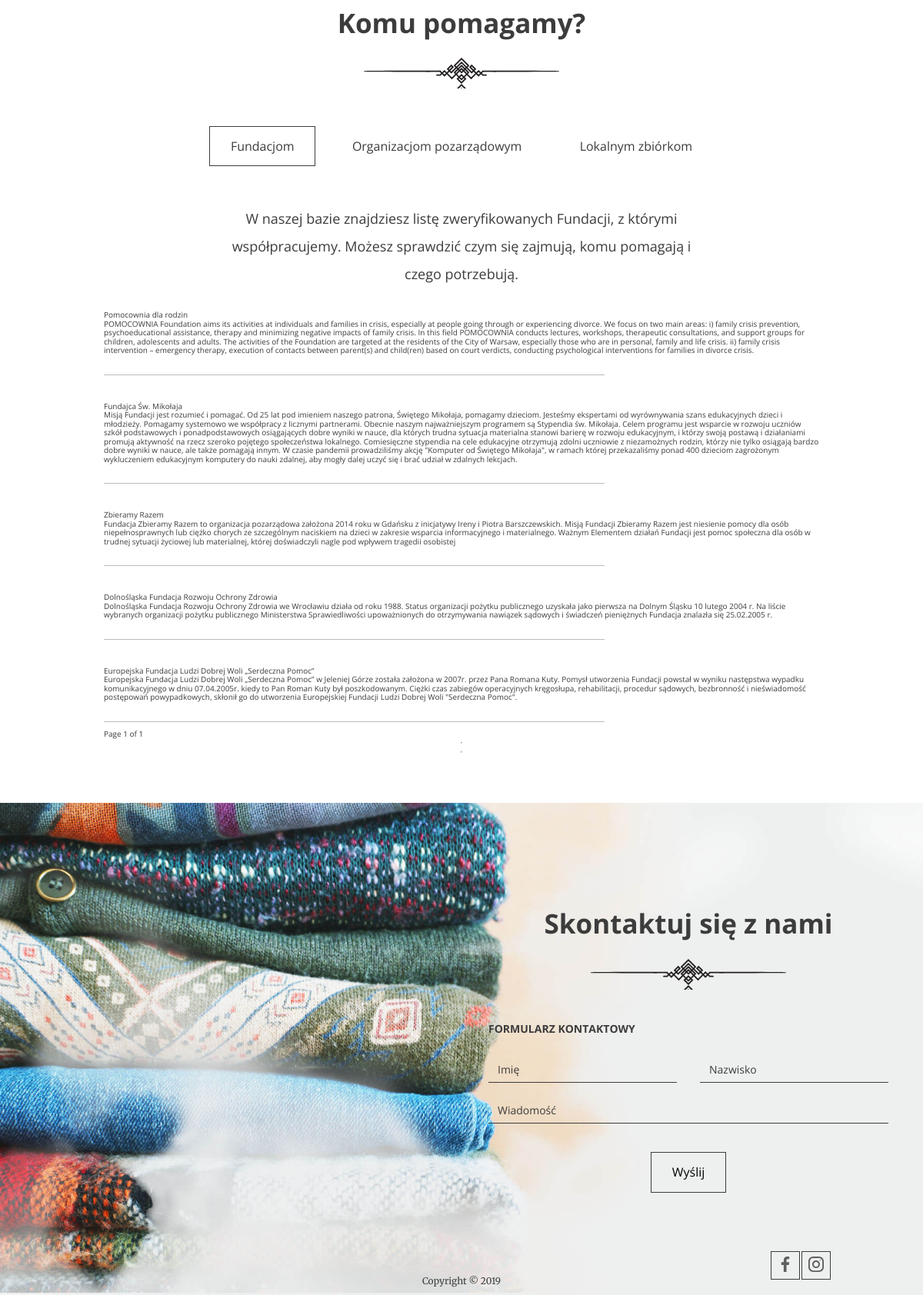
The page /polls/landing_page/ (lower part) on the database as committed earlier.
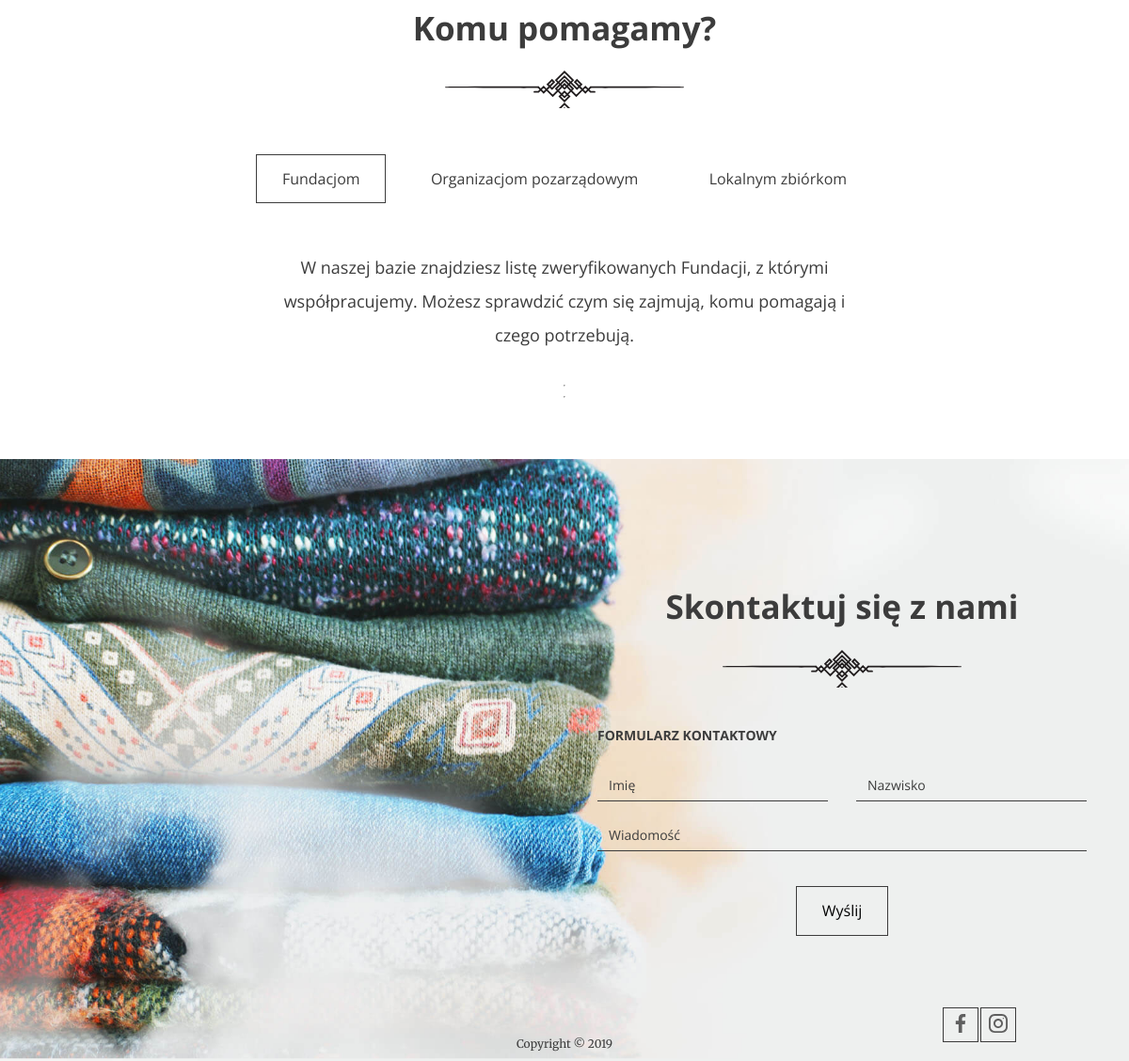
The same page on the database as committed later.
### polls/models.py (models this page shows, shortened)
class Institution(models.Model):
    class InstitutionType(models.TextChoices):
        FOUNDATION = 'FUND', 'Fundacja',
        NON_GOV = 'NGOV', 'Organizacja pozarządowa',
        CHARITY = 'CHAR', 'Zbiórka lokalna',
    institution_type = models.CharField(max_length=4,
                                        choices=InstitutionType.choices,
                                        default=InstitutionType.FOUNDATION)
    name = models.CharField(max_length=128)
    description = models.TextField()
    categories = models.ManyToManyField(Category)
    class Meta:
        verbose_name_plural = ('Instytucje')

### polls/views.py (the view)
# urls.py: path('landing_page/', views.Landing_Page.as_view(), name='landing_page'),
class Landing_Page(View):
    def get(self, request, *args, **kwargs):
        donations = Donation.objects.all()
        foundations = Institution.objects.filter(institution_type='FUND')
        charity = Institution.objects.filter(institution_type='CHAR')
        quantity = sum([donation.quantity for donation in donations])
        institutions = len(set([donation.institution_id for donation in
                                donations]))
        found_paginator = Paginator(foundations, 5)
        ngos = Institution.objects.filter(institution_type='NGOV')
        ngos_paginator = Paginator(ngos, 5)
        charity = Institution.objects.filter(institution_type='CHAR')
        charity_paginator = Paginator(charity, 5)
        page_number = request.GET.get('foundations')
        foundations = found_paginator.get_page(page_number)
        page_number = request.GET.get('page2')
        ngos = ngos_paginator.get_page(page_number)
        page_number = request.GET.get('page3')
        charities = charity_paginator.get_page(page_number)
        context = {
            'quantity': quantity,
            'institutions': institutions,
            'foundations': foundations,
            'ngos': ngos,
            'charitiy': charity
    }
        return render(request, 'index.html', context)

### polls/templates/index.html (shortened to what this page needs)
{% extends 'base.html' %}
{% block content %}
     <section id="help" class="help">
      <h2>Komu pomagamy?</h2>
      <ul class="help--buttons">
        <li data-id="1"><a href="#" class="btn btn--without-border active">Fundacjom</a></li>
        <li data-id="2"><a href="#" class="btn btn--without-border">Organizacjom pozarządowym</a></li>
        <li data-id="3"><a href="#" class="btn btn--without-border">Lokalnym zbiórkom</a></li>
      </ul>
      <div class="help--slides active" data-id="1">
        <p>W naszej bazie znajdziesz listę zweryfikowanych Fundacji, z którymi współpracujemy. Możesz sprawdzić czym się zajmują, komu pomagają i czego potrzebują.</p>
        {% if foundations %}
        <ul class="help--slides-items">
            {% for foundation in foundations %}
          <li>
            <div class="col">
              <div id="foundation_title" class="item_value">{{ foundation.name }}</div>
              <div id="foundation_subtitle" class="item_value">{{ foundation.description }}</div>
            </div>
          </li>
            {% endfor %}
        </ul>
        <span class="step-links pagination">
            <span class="current">
                Page {{ foundations.number }} of {{ foundations.paginator.num_pages }}
            </span>
        </span>
        {% endif %}
      </div>
         <hr />
          <hr />
    </section>
    <footer>
      <div id="contact" class="contact">
        <h2>Skontaktuj się z nami</h2>
        <h3>Formularz kontaktowy</h3>
        <form class="form--contact">
          <div class="form-group form-group--50"><input type="text" name="name" placeholder="Imię" /></div>
          <div class="form-group form-group--50"><input type="text" name="surname" placeholder="Nazwisko" /></div>
          <div class="form-group"><textarea name="message" placeholder="Wiadomość" rows="1"></textarea></div>
          <button class="btn" type="submit">Wyślij</button>
        </form>
      </div>
      <div class="bottom-line">
        <span class="bottom-line--copy">Copyright &copy; 2019</span>
        <div class="bottom-line--icons">
          <a href="#" class="btn btn--small"><img src="images/icon-facebook.svg"/></a>
          <a href="#" class="btn btn--small"><img src="images/icon-instagram.svg"/></a>
        </div>
      </div>
    </footer>
  </body>
</html>
{% endblock %}

Rows that differ between the two databases and show on the page:
removed Institution: name "Pomocownia dla rodzin", description "POMOCOWNIA Foundation aims its activities at individuals and families in crisis, especially at people going through or experiencing divorce. We focus on two main areas: i) family crisis prevention, psychoeducational assistance, therapy and minimizing negative impacts of family crisis. In this field POMOCOWNIA conducts lectures, workshops, therapeutic consultations, and support groups for children, adolescents and adults. The activities of the Foundation are targeted at the residents of the City of Warsaw, especially those who are in personal, family and life crisis. ii) family crisis intervention – emergency therapy, execution of contacts between parent(s) and child(ren) based on court…"
removed Institution: name "Fundajca Św. Mikołaja", description "Misją Fundacji jest rozumieć i pomagać. Od 25 lat pod imieniem naszego patrona, Świętego Mikołaja, pomagamy dzieciom. Jesteśmy ekspertami od wyrównywania szans edukacyjnych dzieci i młodzieży. Pomagamy systemowo we współpracy z licznymi partnerami. Obecnie naszym najważniejszym programem są Stypendia św. Mikołaja. Celem programu jest wsparcie w rozwoju uczniów szkół podstawowych i ponadpodstawowych osiągających dobre wyniki w nauce, dla których trudna sytuacja materialna stanowi barierę w rozwoju edukacyjnym, i którzy swoją postawą i działaniami promują aktywność na rzecz szeroko pojętego społeczeństwa lokalnego. Comiesięczne stypendia na cele edukacyjne otrzymują zdolni uczniowie z…"
removed Institution: name "Zbieramy Razem", description "Fundacja Zbieramy Razem to organizacja pozarządowa założona 2014 roku w Gdańsku z inicjatywy Ireny i Piotra Barszczewskich. Misją Fundacji Zbieramy Razem jest niesienie pomocy dla osób niepełnosprawnych lub ciężko chorych ze szczególnym naciskiem na dzieci w zakresie wsparcia informacyjnego i materialnego. Ważnym Elementem działań Fundacji jest pomoc społeczna dla osób w trudnej sytuacji życiowej lub materialnej, której doświadczyli nagle pod wpływem tragedii osobistej"
removed Institution: name "Dolnośląska Fundacja Rozwoju Ochrony Zdrowia", description "Dolnośląska Fundacja Rozwoju Ochrony Zdrowia we Wrocławiu działa od roku 1988. Status organizacji pożytku publicznego uzyskała jako pierwsza na Dolnym Śląsku 10 lutego 2004 r. Na liście wybranych organizacji pożytku publicznego Ministerstwa Sprawiedliwości upoważnionych do otrzymywania nawiązek sądowych i świadczeń pieniężnych Fundacja znalazła się 25.02.2005 r."
removed Institution: name "Europejska Fundacja Ludzi Dobrej Woli „Serdeczna Pomoc”", description "Europejska Fundacja Ludzi Dobrej Woli „Serdeczna Pomoc” w Jeleniej Górze została założona w 2007r. przez Pana Romana Kuty. Pomysł utworzenia Fundacji powstał w wyniku następstwa wypadku komunikacyjnego w dniu 07.04.2005r. kiedy to Pan Roman Kuty był poszkodowanym. Ciężki czas zabiegów operacyjnych kręgosłupa, rehabilitacji, procedur sądowych, bezbronność i nieświadomość postępowań powypadkowych, skłonił go do utworzenia Europejskiej Fundacji Ludzi Dobrej Woli \"Serdeczna Pomoc\"."
Other text that changed with them:
{{ foundations.number }}: "1" → (not shown)
{{ foundations.paginator.num_pages }}: "1" → (not shown)
text no longer shown: "Page of"
